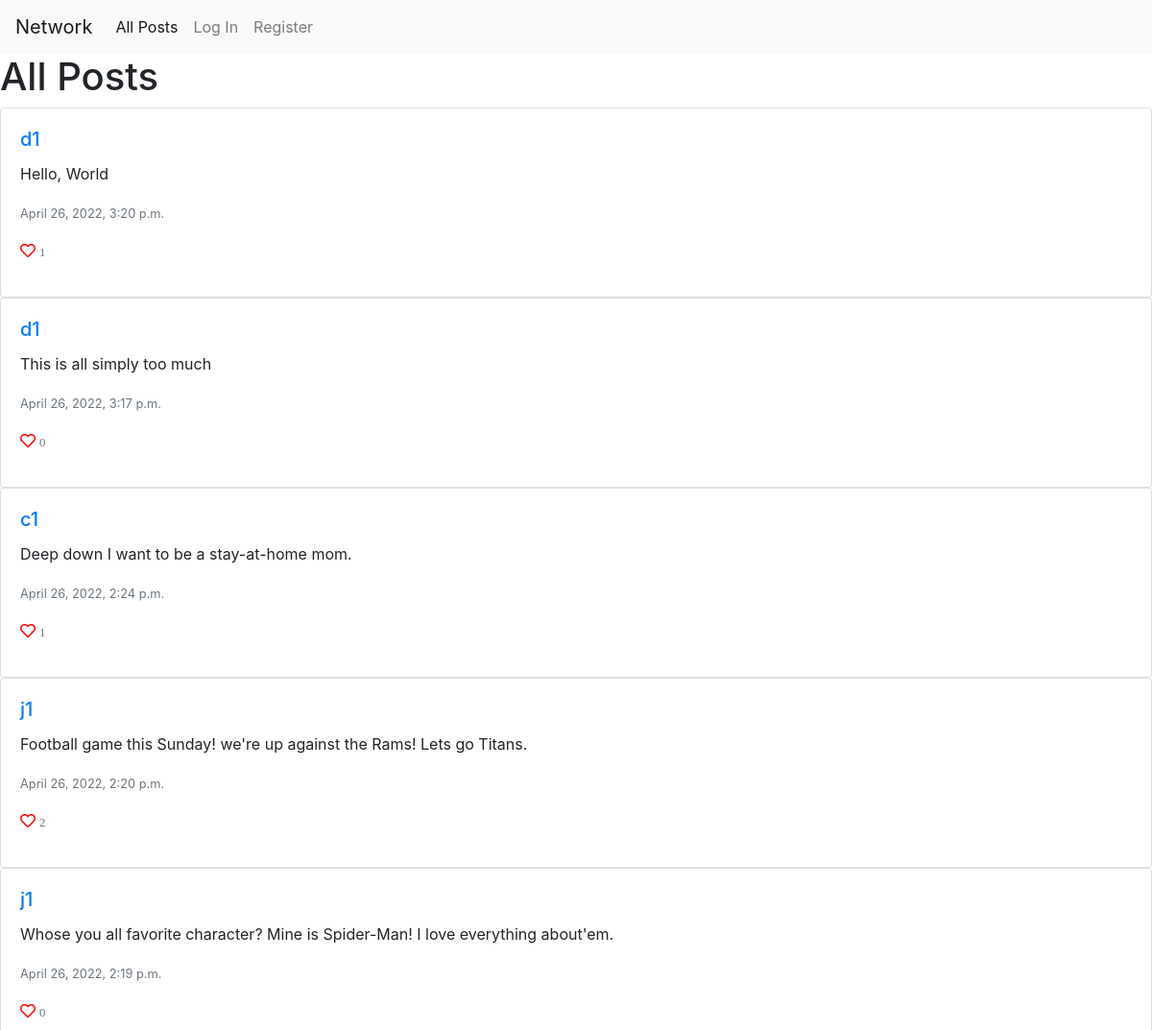
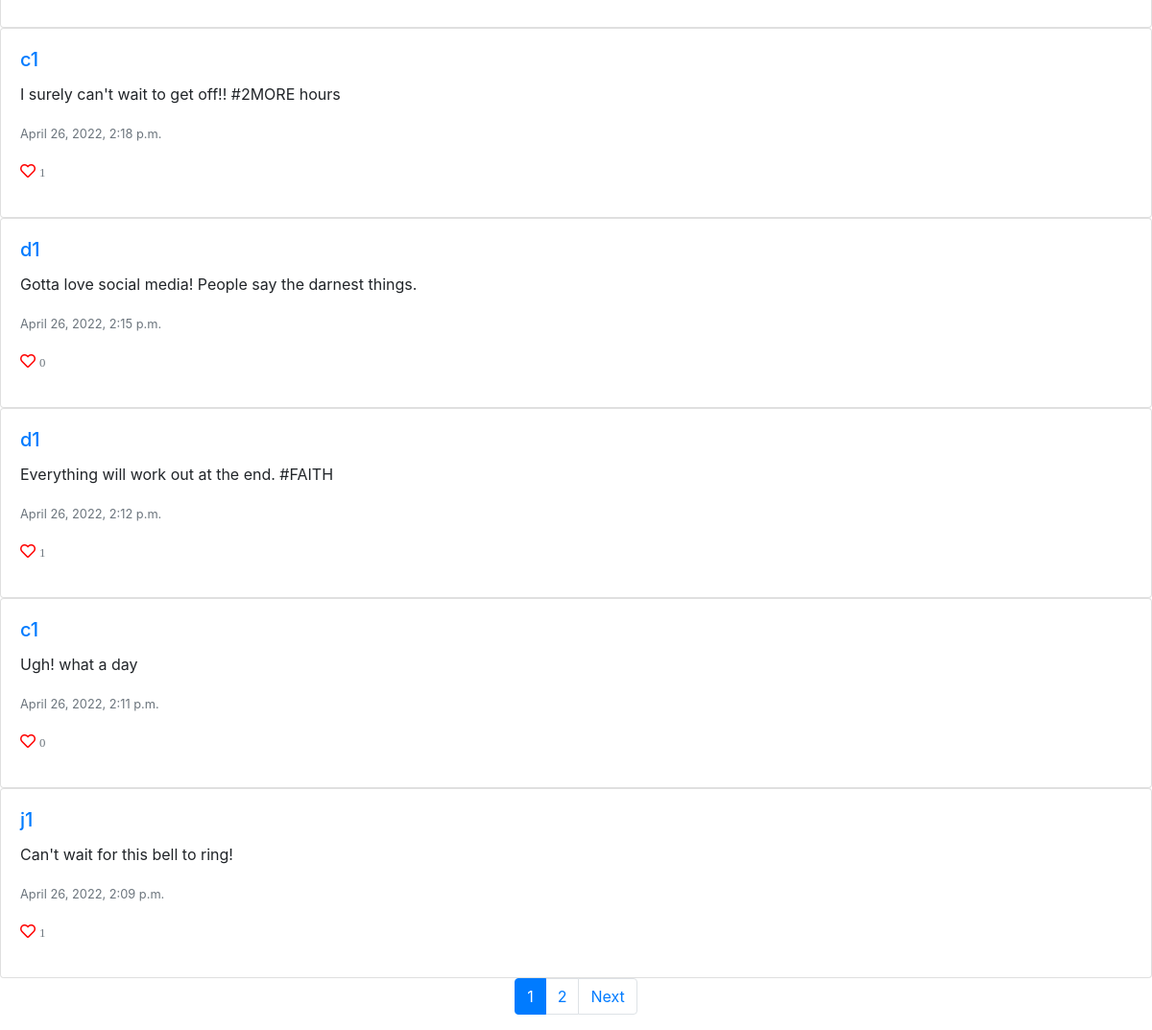
The page / on the database its author committed (2 pictures, top to bottom).
### network/models.py (models this page shows, shortened)
class Post(models.Model):
    user = models.ForeignKey(User, on_delete=models.CASCADE)
    text = models.CharField(max_length=160, default=None)
    post_date = models.DateTimeField(default=datetime.datetime.now)

class User(AbstractUser):
    pass

### network/views.py (the view)
# urls.py: path("", views.index, name="index"),
def index(request):
    if request.user.is_authenticated:
        user = request.session['_auth_user_id']
        likes = Like.objects.filter(post=OuterRef('id'), user_id=user)
        posts = Post.objects.filter().order_by(
            '-post_date').annotate(current_like=Count(likes.values('id')))
    else:
        posts = Post.objects.order_by('-post_date').all()
    paginator = Paginator(posts, MAX_POSTS_PER_PAGE)
    page_number = request.GET.get('page')
    page_obj = paginator.get_page(page_number)
    return render(request, "network/index.html", {
        'posts': page_obj,
        'form': NewPostForm(),
        'form_edit': NewEditPostForm()
    })

### network/templates/network/index.html (shortened to what this page needs)
{% extends "network/layout.html" %}
{% block body %}
<h1>All Posts</h1>
<div id="posts">
    {% for post in posts %}
    <div class="card">
        <div class="card-body">
            <h5 class="card-title"><a href="{% url 'profile' post.user.username %}">{{post.user.username}}</a></h5>
            <p class="card-text" id="post_text_{{post.id}}"> {{ post.text }}</p>
            <p class="card-text"><small class="text-muted">{{post.post_date}}</small></p>
            <p class="card-text">
                <div data-id="{{post.id}}"
                    class="card-link {% if post.current_like > 0 %} fas {%else%} far {% endif %} fa-heart">&nbsp<small
                        class="text-muted">{{post.like_set.count}}</small>
                        </div>
            </p>
        </div>
    </div>
    {% empty %}
    <h2>No Posts</h2>
    {% endfor %}
</div>
{% endblock %}

### network/templates/network/layout.html (shortened to what this page needs)
{% load static %}
<!DOCTYPE html>
<html lang="en">
<head>
    <link rel="stylesheet" href="https://stackpath.bootstrapcdn.com/bootstrap/4.5.0/css/bootstrap.min.css"
>
    <link href="https://use.fontawesome.com/releases/v5.13.0/css/all.css" rel="stylesheet">
    <link href="{% static 'network/styles.css' %}" rel="stylesheet">
</head>
<body>
    <nav class="navbar navbar-expand-lg navbar-light bg-light">
        <a class="navbar-brand" href="{% url 'index' %}">Network</a>
        <div>
            {% with request.resolver_match.url_name as url_name %}
            <ul class="navbar-nav mr-auto">
                <li class="nav-item {% if url_name == 'index' %}active{% endif %}">
                    <a class="nav-link" href="{% url 'index' %}">All Posts</a>
                </li>
                {% if user.is_authenticated %}
                <li class="nav-item {% if url_name == 'following' %}active{% endif %}">
                    <a class="nav-link" href="{% url 'following' %}">Following</a>
                </li>
                <li class="nav-item {% if url_name == 'logout' %}active{% endif %}">
                    <a class="nav-link" href="{% url 'logout' %}">Log Out</a>
                </li>
                {% else %}
                <li class="nav-item {% if url_name == 'login' %}active{% endif %}">
                    <a class="nav-link" href="{% url 'login' %}">Log In</a>
                </li>
                <li class="nav-item {% if url_name == 'register' %}active{% endif %}">
                    <a class="nav-link" href="{% url 'register' %}">Register</a>
                </li>
                {% endif %}
            </ul>
            {% endwith %}
        </div>
    </nav>
    <div class="body">
        {% block body %}
        {% endblock %}
        <ul class="pagination justify-content-center">
            {%if posts.paginator.num_pages > 1 %}
            {% for num in posts.paginator.page_range %}
            {% if posts.number == num %}
            <li class="page-item active">
                <a class="page-link">{{ num }}</a>
            </li>
            {% elif num > posts.number|add:'-3' and num < posts.number|add:'3' %}
            <li class="page-item">
                <a class="page-link" href="?page={{ num }}">{{ num }}</a>
            </li>
            {% endif %}
            {% endfor %}
            {% endif %}
            {% if posts.has_next %}
            <li class="page-item">
                <a class="page-link" href="?page={{ posts.next_page_number }}">
                    Next
                </a>
            </li>
            {% endif %}
        </ul>
    </div>
</body>
</html>

### network/static/network/styles.css (style rules this page uses)
.fa-heart { color: red !important; cursor: pointer; }

### rows shown on the page
Post: user.username "d1", text "Hello, World", post_date "April 26, 2022, 3:20 p.m.", like_set.count "1"
Post: user.username "d1", text "This is all simply too much", post_date "April 26, 2022, 3:17 p.m.", like_set.count "0"
Post: user.username "c1", text "Deep down I want to be a stay-at-home mom.", post_date "April 26, 2022, 2:24 p.m.", like_set.count "1"
Post: user.username "j1", text "Football game this Sunday! we're up against the Rams! Lets go Titans.", post_date "April 26, 2022, 2:20 p.m.", like_set.count "2"
Post: user.username "j1", text "Whose you all favorite character? Mine is Spider-Man! I love everything about'em.", post_date "April 26, 2022, 2:19 p.m.", like_set.count "0"
Post: user.username "c1", text "I surely can't wait to get off!! #2MORE hours", post_date "April 26, 2022, 2:18 p.m.", like_set.count "1"
Post: user.username "d1", text "Gotta love social media! People say the darnest things.", post_date "April 26, 2022, 2:15 p.m.", like_set.count "0"
Post: user.username "d1", text "Everything will work out at the end. #FAITH", post_date "April 26, 2022, 2:12 p.m.", like_set.count "1"
Post: user.username "c1", text "Ugh! what a day", post_date "April 26, 2022, 2:11 p.m.", like_set.count "0"
Post: user.username "j1", text "Can't wait for this bell to ring!", post_date "April 26, 2022, 2:09 p.m.", like_set.count "1"

### other values the page prints
{{ num }} "1"
{{ num }} "2"
